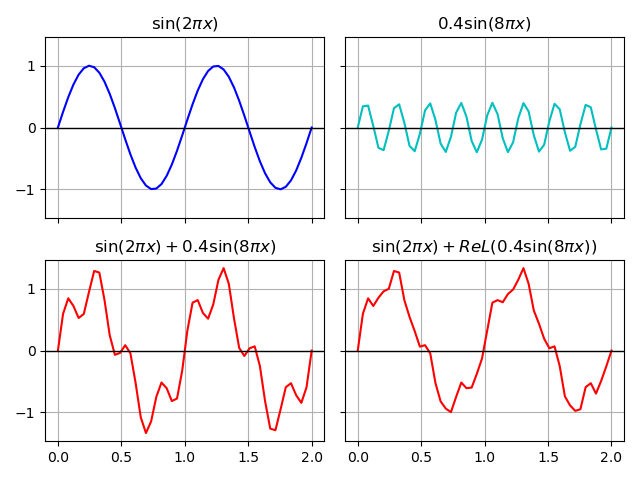

Generate this figure with Python:
# -*- coding: utf-8 -*-
"""
Created on Tue Mar 29 12:18:12 2022

Ethan Chesson
COMP 651-001
Dr. Esterline
"""

import matplotlib.pyplot as plt
import numpy as np

# Problem 1
def ReL(x):
    return max(0,x)

x = np.linspace(0.0,2.0,50)
x1 = np.sin(2*np.pi*x)
x2 = 0.4 * np.sin(8*np.pi*x)
x3 = x1 + x2
x4 = x1 + [ReL(x) for x in x2]

fig = plt.subplots(2,2,
                  sharex=True,
                  sharey=True)

plt.subplot(221)
plt.plot(x,x1,'b')
plt.gca().set_xticks([0,.5,1,1.5,2])
plt.gca().set_yticks([-1,0,1])
plt.grid(True)
plt.axhline(0, linewidth=1, color='k')
plt.title(r'$\mathrm{sin}(2\pi x)$')

plt.subplot(222)
plt.plot(x,x2,'c')
plt.gca().set_xticks([0,.5,1,1.5,2])
plt.gca().set_yticks([-1,0,1])
plt.grid(True)
plt.axhline(0, linewidth=1, color='k')
plt.title(r'$0.4\mathrm{sin}(8\pi x)$')

plt.subplot(223)
plt.plot(x,x3,'r')
plt.gca().set_xticks([0,.5,1,1.5,2])
plt.gca().set_yticks([-1,0,1])
plt.grid(True)
plt.axhline(0, linewidth=1, color='k')
plt.title(r'$\mathrm{sin}(2\pi x) + 0.4\mathrm{sin}(8\pi x)$')
plt.tight_layout()

plt.subplot(224)
plt.plot(x, x4, 'r')
plt.gca().set_xticks([0,.5,1,1.5,2])
plt.gca().set_yticks([-1,0,1])
plt.grid(True)
plt.axhline(0, linewidth=1, color='k')
plt.title(r'$\mathrm{sin}(2\pi x) + ReL(0.4\mathrm{sin}(8\pi x))$')

plt.savefig('Assignment_7-1_sin_graphs.png')
